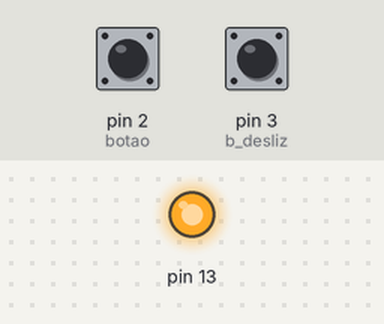
A sketch run on a simulated Arduino Uno, built with avr-gcc and run on an emulated ATmega328P. Parts: output pins drawn as LEDs (lit = HIGH). Inputs (shaded band) come from the test bench; at power-on: pin 2 (botao) HIGH, pin 3 (b_desliz) HIGH.

Above: at 2.8 s.
2.9 s: pin 2 (botao) pulled LOW for 1.2 s
At 3.4 s:
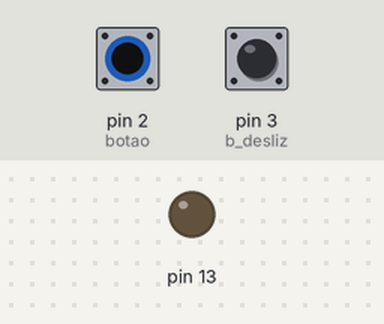
5.6 s: pin 2 (botao) pulled LOW for 3.2 s
At 10.0 s:
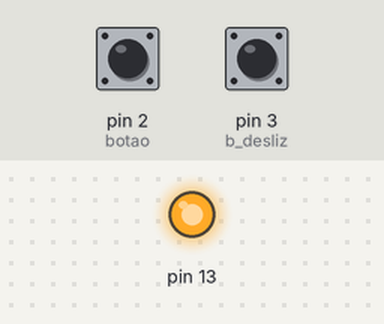
10.3 s: pin 3 (b_desliz) pulled LOW for 3.2 s
At 11.7 s:
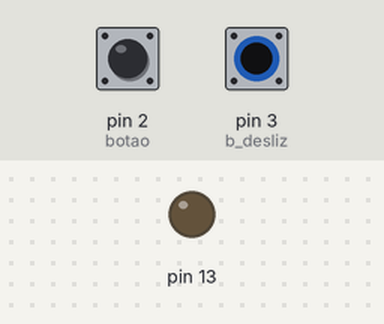
Timing chart, 0 to 15.0 s (numbered marks = the images above; inputs shaded):
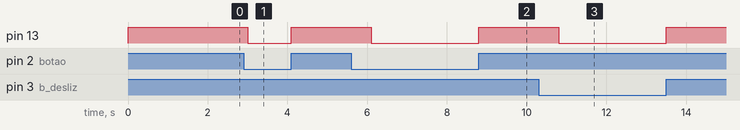

The sketch:

conditions_for_led.ino
```cpp
//Programa que faz o LED acender quando o botão deslizante estive para cima e o botão apertado.

int botao = 2;
int b_desliz = 3;

void setup(){
  pinMode(13, OUTPUT);
  pinMode(b_desliz, INPUT_PULLUP);
  pinMode(botao, INPUT_PULLUP);
}

void loop(){
  if (digitalRead(botao) and digitalRead(b_desliz) == HIGH)
  	{
      digitalWrite(13, HIGH);
  	  delay(1000);
  	}
  else
   {
    digitalWrite(13, LOW);
   }
}
```

Measured:
- after the input at 2.9 s, pin 13: HIGH → LOW after 0.10 s, → HIGH 1.1 s later
- after the input at 5.6 s, pin 13: HIGH → LOW after 0.50 s, → HIGH 2.7 s later
- after the input at 10.3 s, pin 13: HIGH → LOW after 0.50 s, → HIGH 2.7 s later
